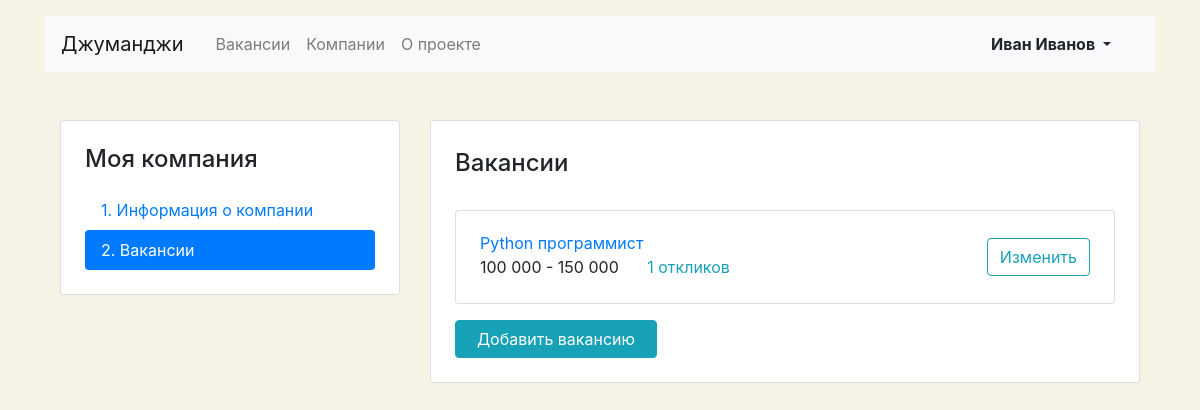
Page /mycompany/vacancies/ (signed in) on the committed database.
### app_vacancies/models.py (models this page shows)
class Vacancy(models.Model):
    title = models.CharField(max_length=100, default='')
    specialty = models.ForeignKey(Specialty, on_delete=models.CASCADE, related_name="vacancies", null=True)
    company = models.ForeignKey(Company, on_delete=models.CASCADE, related_name="vacancies", null=True)
    skills = models.CharField(max_length=100, default='')
    description = models.TextField(default='')
    salary_min = models.IntegerField(default=0)
    salary_max = models.IntegerField(default=0)
    published_at = models.DateField(null=True)
    class Meta:
        ordering = ['-published_at']

### app_vacancies/views.py (the view, shortened to what this page needs)
# urls.py: path('mycompany/vacancies/', MyVacanciesView.as_view(), name='my_vacancies'),
class MyVacanciesView(LoginRequiredMixin, View):
    login_url = '/login/'
    def get(self, request):
        try:
            company = Company.objects.get(owner=request.user)
            vacancies = company.vacancies.all()
            return render(request, 'vacancy-list.html', context={
                'vacancies': vacancies
            })
        except ObjectDoesNotExist:
            return render(request, 'company-create.html')
        except MultipleObjectsReturned:
            raise Http404

### app_vacancies/templatetags/format.py (called while the page is built)
@register.filter()
def format_int(value):
    if value:
        return '{0:,}'.format(value).replace(',', ' ')
    else:
        return value

### templates/vacancy-list.html (shortened to what this page needs)
{% extends 'base_my_company.html' %}
{% block container_my_company %}
      <div class="col-12 col-lg-8">
        <div class="card">
          <div class="card-body px-4 pb-4">
            <section class="tab-pane fade show active">
              <h2 class="h4 pt-2 pb-3">Вакансии</h2>
                {% if vacancies %}
                {% for vacancy in vacancies %}
              <div class="card mt-3">
                <div class="card-body px-4">
                  <div class="row align-items-center">
                    <div class="col-6 col-lg-8">
                      <a href="{% url 'vacancies_details' vacancy.id %}" class="mb-1">{{ vacancy.title }}</a>
                      <p class="mb-1">
                          {% load format %}
                        <span class="mr-4">{{ vacancy.salary_min|format_int }} - {{ vacancy.salary_max|format_int }}</span>
                          <a href="#" class="text-info">
                              {% if vacancy.applications.count == 0 %}
                                Нет
                              {% else %}
                                {{ vacancy.applications.count }}
                              {% endif %}
                              откликов</a>
                      </p>
                    </div>
                    <div class="col-6 col-lg-4 text-right">
                      <a href="{% url 'my_vacancy' vacancy.id %}" class="btn btn-outline-info">Изменить</a>
                    </div>
                  </div>
                </div>
              </div>
                {% endfor %}
            {% else %}
                    <p class="alert alert-info" role="alert">У вас пока нет вакансий, но вы можете создать первую!</p>
            {% endif %}
            </section>
            <form action="{{ request.path }}" method="post">
              <input type="submit" class="mt-3 btn btn-info" value="  Добавить вакансию  ">
            </form>
          </div>
        </div>
      </div>
    </div>
  </main>
{% endblock %}

### templates/base.html (shortened to what this page needs)
<!DOCTYPE html>
<html lang="ru">
<head>
  <link rel="stylesheet" href="https://stackpath.bootstrapcdn.com/bootstrap/4.3.1/css/bootstrap.min.css">
</head>
<body>
  <header class="container mt-3">
    <nav class="navbar navbar-expand-lg navbar-light bg-light">
      <a class="navbar-brand mr-4" href="/">Джуманджи</a>
      <div class="collapse navbar-collapse justify-content-between" id="navbarNav">
        <ul class="navbar-nav col-10">
          <li class="nav-item">
            <a class="nav-link" href="{% url 'vacancies' %}">Вакансии</a>
          </li>
          <li class="nav-item">
            <a class="nav-link" href="{% url 'main' %}#companies">Компании</a>
          </li>
          <li class="nav-item">
            <a class="nav-link" href="#">О проекте</a>
          </li>
        </ul>
        <ul class="navbar-nav col-2 justify-content-end">
          <li class="nav-item active">
            {% if user.is_authenticated %}
            <div class="btn-group">
              <button type="button" class="btn dropdown-toggle font-weight-bold" data-toggle="dropdown" aria-haspopup="true" aria-expanded="false">
                {{ user.first_name }} {{ user.last_name }}
              </button>
            </div>
            {% else %}
                <a href="{% url 'login' %}" class="nav-link font-weight-bold">Вход</a>
            {% endif %}
          </li>
        </ul>
      </div>
    </nav>
  </header>
    <div class="container">
        {% block container %} {% endblock %}
</body>
</html>

### templates/base_my_company.html (style rules this page uses)
body { background-color: #F6F2E6; }

### rows in the picture
Vacancy: title "Python программист", salary_min "100 000", salary_max "150 000", applications.count "1"

### other values in the picture
{{ user.first_name }} "Иван"
{{ user.last_name }} "Иванов"
